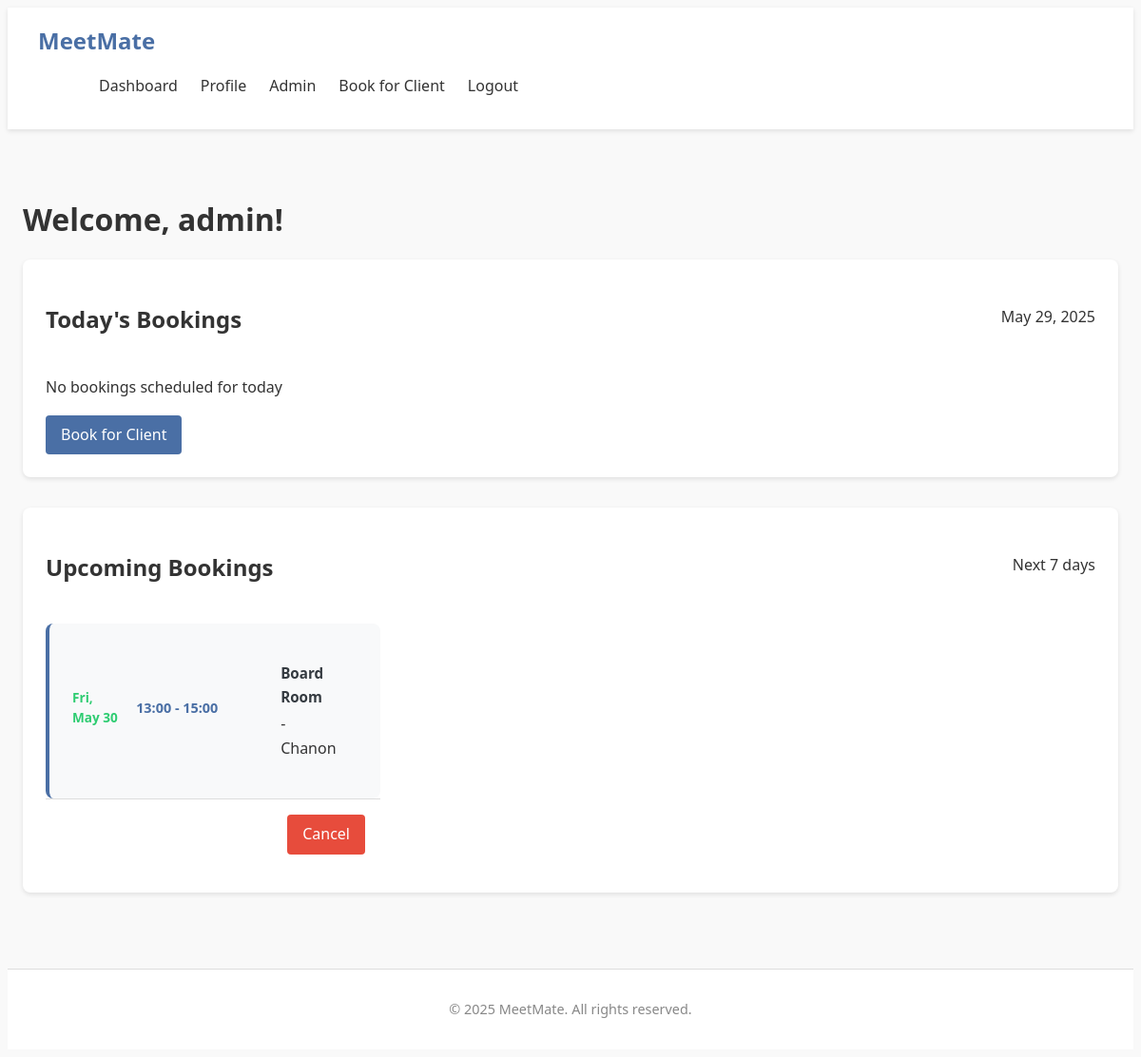
The page /dashboard (signed in) on the database as committed earlier.
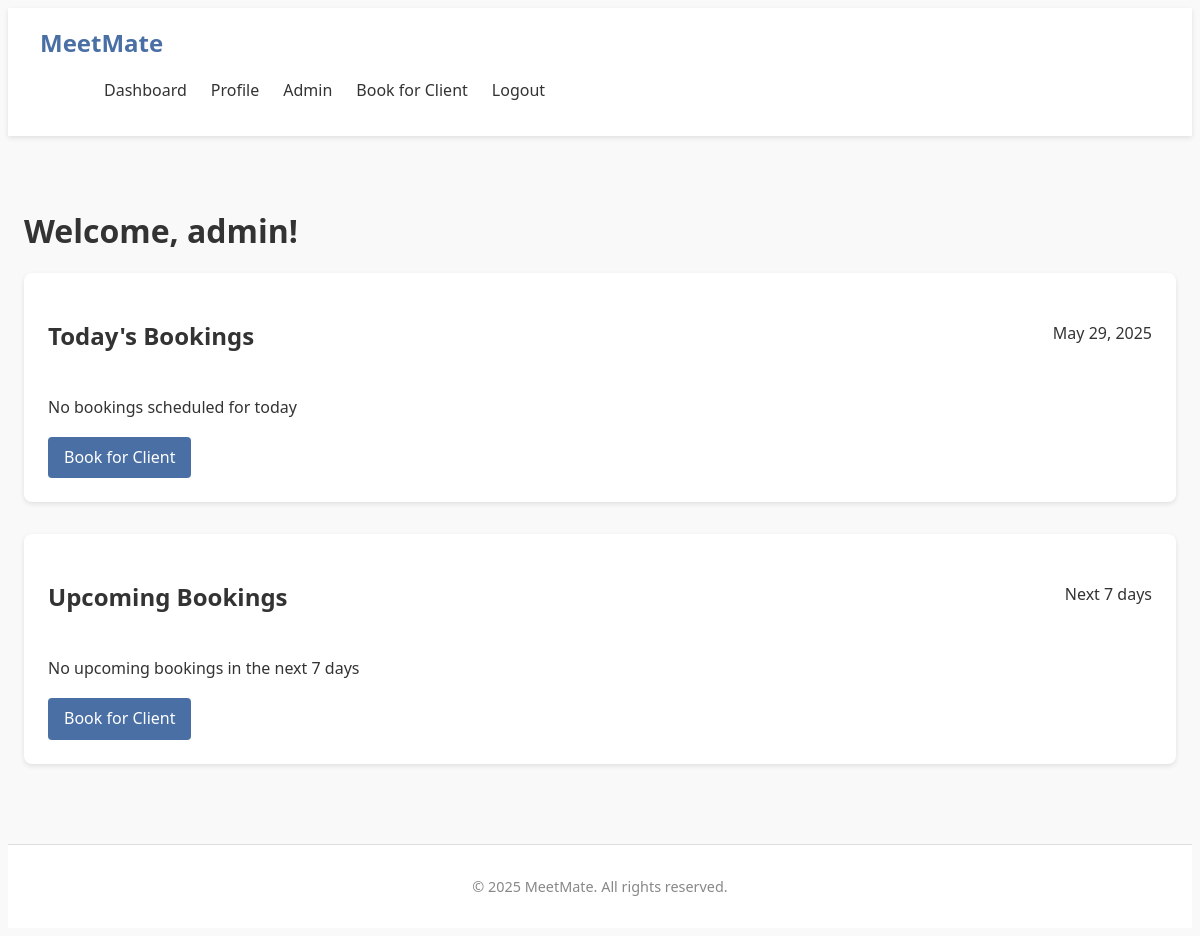
The same page on the database as committed later.
### tables this page shows
CREATE TABLE bookings (
                id INTEGER PRIMARY KEY AUTOINCREMENT,
                user_id INTEGER NOT NULL,
                room_id INTEGER NOT NULL,
                date TEXT NOT NULL,
                time_start TEXT NOT NULL,
                time_end TEXT NOT NULL,
                booking_admin_id INTEGER,
                notes TEXT,
                FOREIGN KEY (user_id) REFERENCES users (id),
                FOREIGN KEY (room_id) REFERENCES rooms (id),
                FOREIGN KEY (booking_admin_id) REFERENCES users (id)
            );

CREATE TABLE rooms (
                id INTEGER PRIMARY KEY AUTOINCREMENT,
                name TEXT NOT NULL,
                location TEXT NOT NULL,
                capacity INTEGER NOT NULL
            );

CREATE TABLE users (
                id INTEGER PRIMARY KEY AUTOINCREMENT,
                username TEXT NOT NULL UNIQUE,
                email TEXT NOT NULL UNIQUE,
                password TEXT NOT NULL,
                firstname TEXT,
                lastname TEXT,
                dob TEXT,
                address TEXT,
                role TEXT DEFAULT 'user'
            );

### app.py (the view, shortened to what this page needs)
@app.route('/dashboard')
@login_required
def dashboard():
    connection = get_database_connection()
    cursor = connection.cursor()
    user_id = session['user_id']
    today_bookings = []
    upcoming_bookings = []
    today_date = ''
    user_today_bookings = []
    user_upcoming_bookings = []
    if session.get('role') == 'admin':
        from datetime import date, timedelta
        today = date.today()
        today_str = today.strftime('%Y-%m-%d')
        today_date = today.strftime('%B %d, %Y')
        tomorrow = today + timedelta(days=1)
        next_week = today + timedelta(days=7)
        tomorrow_str = tomorrow.strftime('%Y-%m-%d')
        next_week_str = next_week.strftime('%Y-%m-%d')
        cursor.execute('''
            SELECT
                b.id,
                b.date,
                b.time_start,
                b.time_end,
                b.notes,
                u.username,
                r.name as room_name,
                admin.username as admin_name
            FROM bookings b
            JOIN users u ON b.user_id = u.id
            JOIN rooms r ON b.room_id = r.id
            LEFT JOIN users admin ON b.booking_admin_id = admin.id
            WHERE b.date = ?
            ORDER BY b.time_start
        ''', (today_str,))
        for row in cursor.fetchall():
            booking = dict(row)
            if booking['admin_name']:
                booking['booked_by'] = f"Admin: {booking['admin_name']}"
            else:
                booking['booked_by'] = "Self"
            today_bookings.append(booking)
        cursor.execute('''
            SELECT
                b.id,
                b.date,
                b.time_start,
                b.time_end,
                b.notes,
                u.username,
                r.name as room_name,
                admin.username as admin_name
            FROM bookings b
            JOIN users u ON b.user_id = u.id
            JOIN rooms r ON b.room_id = r.id
            LEFT JOIN users admin ON b.booking_admin_id = admin.id
            WHERE b.date >= ? AND b.date <= ?
            ORDER BY b.date, b.time_start
            LIMIT 10
        ''', (tomorrow_str, next_week_str))
        for row in cursor.fetchall():
            booking = dict(row)
            if booking['admin_name']:
                booking['booked_by'] = f"Admin: {booking['admin_name']}"
            else:
                booking['booked_by'] = "Self"
            booking_date = date.fromisoformat(booking['date'])
            booking['formatted_date'] = booking_date.strftime('%a, %b %d')
            upcoming_bookings.append(booking)
    connection.close()
    return render_template('dashboard.html',
                         today_bookings=today_bookings,
                         today_date=today_date,
                         upcoming_bookings=upcoming_bookings,
                         user_today_bookings=user_today_bookings,
                         user_upcoming_bookings=user_upcoming_bookings)

### app.py (called while the page is built)
def get_database_path():
    app_directory = app.root_path
    instance_directory = os.path.join(app_directory, 'instance')
    os.makedirs(instance_directory, exist_ok=True)
    database_path = os.path.join(instance_directory, 'meetmate.db')
    return database_path

def get_database_connection():
    db_path = get_database_path()
    connection = sqlite3.connect(db_path)
    connection.row_factory = sqlite3.Row
    return connection

def get_user_by_id(user_id):
    connection = get_database_connection()
    cursor = connection.cursor()
    cursor.execute("SELECT * FROM users WHERE id = ?", (user_id,))
    user = cursor.fetchone()
    connection.close()
    if user:
        return dict(user)
    return None

### templates/dashboard.html (shortened to what this page needs)
{% extends "base.html" %}
{% block content %}
<div class="dashboard">
    <h1>Welcome, {{ session.username }}!</h1>
    {% if session.role == 'admin' %}
    <div class="dashboard-section">
        <div class="section-card">
            <div class="section-header">
                <h2>Today's Bookings</h2>
                <span class="date">{{ today_date }}</span>
            </div>
            {% if today_bookings %}
                <div class="bookings-list">
                    {% for booking in today_bookings %}
                        <div class="booking-item">
                            <div class="booking-info">
                                <div class="booking-time">
                                    {{ booking.time_start }} - {{ booking.time_end }}
                                </div>
                                <div class="booking-details">
                                    <strong>{{ booking.room_name }}</strong> - {{ booking.username }}
                                    {% if booking.notes %}
                                        <div class="booking-notes">{{ booking.notes }}</div>
                                    {% endif %}
                                </div>
                            </div>
                            <div class="booking-actions">
                                <a href="{{ url_for('cancel_booking', booking_id=booking.id) }}"
                                   class="btn btn-danger btn-small"
                                   onclick="return confirm('Are you sure you want to cancel this booking?')">
                                    Cancel
                                </a>
                            </div>
                        </div>
                    {% endfor %}
                </div>
            {% else %}
                <div class="no-bookings">
                    <p>No bookings scheduled for today</p>
                    <a href="{{ url_for('admin_book') }}" class="btn btn-primary">Book for Client</a>
                </div>
            {% endif %}
        </div>
    </div>
    <div class="dashboard-section">
        <div class="section-card">
            <div class="section-header">
                <h2>Upcoming Bookings</h2>
                <span class="subtitle">Next 7 days</span>
            </div>
            {% if upcoming_bookings %}
                <div class="bookings-list">
                    {% for booking in upcoming_bookings %}
                        <div class="booking-item">
                            <div class="booking-info">
                                <div class="booking-date">
                                    {{ booking.formatted_date }}
                                </div>
                                <div class="booking-time">
                                    {{ booking.time_start }} - {{ booking.time_end }}
                                </div>
                                <div class="booking-details">
                                    <strong>{{ booking.room_name }}</strong> - {{ booking.username }}
                                </div>
                            </div>
                            <div class="booking-actions">
                                <a href="{{ url_for('cancel_booking', booking_id=booking.id) }}"
                                   class="btn btn-danger btn-small"
                                   onclick="return confirm('Are you sure you want to cancel this booking?')">
                                    Cancel
                                </a>
                            </div>
                        </div>
                    {% endfor %}
                </div>
            {% else %}
                <div class="no-bookings">
                    <p>No upcoming bookings in the next 7 days</p>
                    <a href="{{ url_for('admin_book') }}" class="btn btn-primary">Book for Client</a>
                </div>
            {% endif %}
        </div>
    </div>
    {% endif %}
</div>
{% endblock %}

Rows that differ between the two databases and show on the page:
removed bookings: formatted_date "Fri, May 30", time_start "13:00", time_end "15:00", room_name "Board Room", username "Chanon"
Other text that changed with them:
text now shown: "No upcoming bookings in the next 7 days Book for Client"
